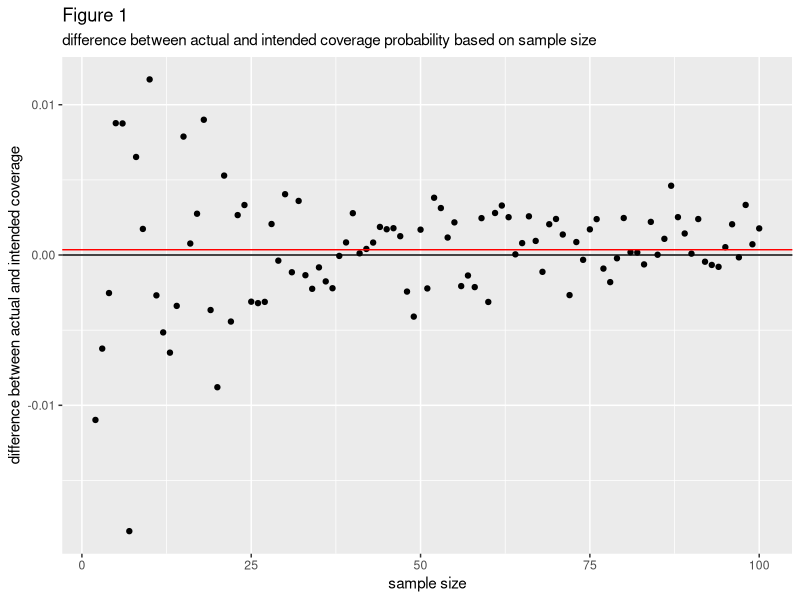
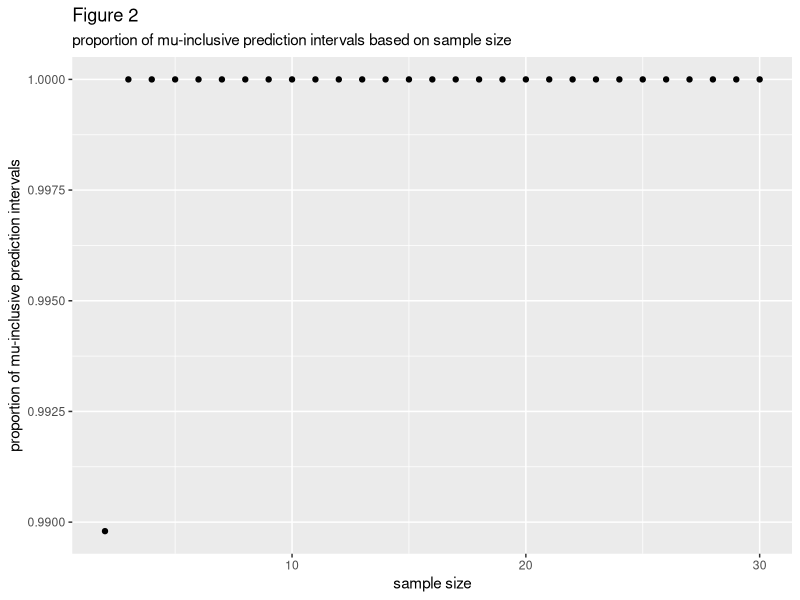
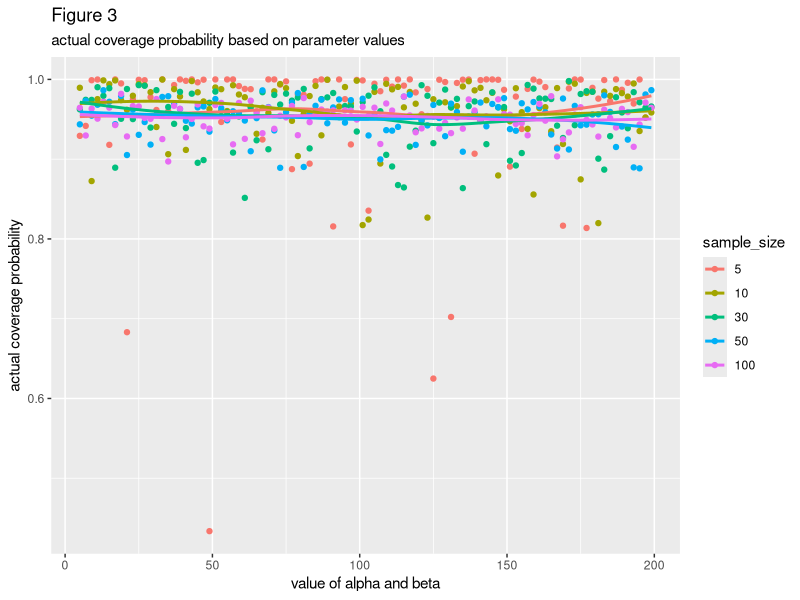

Write the R code that produced these figures, in order.
## ---- chunk 1
library(tidyverse)
## ---- chunk 2
PI <- function(data, coverage_prob){ 
  #Generates a normal prediction interval with an intended coverage probability of coverage_prob based on a vector of numeric data
  n <- length(data)
  lower_tscore <- qt((1-coverage_prob)/2, df = n - 1)
  upper_tscore <- qt(((1-coverage_prob)/2) + coverage_prob, df = n - 1)
  avg <- mean(data)
  stan_d <- sd(data)
  lower_bound <- avg + lower_tscore*stan_d * sqrt(1 + (1/n))
  upper_bound <- avg + upper_tscore*stan_d * sqrt(1 + (1/n))
  return(data.frame(PI_percentage = coverage_prob, lower = lower_bound, upper = upper_bound))
}
## ---- chunk 3

one_beta_simulation <- function(n, alpha, beta, pi_prop){
  #Assesses prediction accuracy and actual coverage probability of a normal prediction interval when used on a vector of numeric data of size n. The numeric data is generated from a beta distribution with parameters alpha and beta.
  
  cover_df <- PI(rbeta(n, alpha, beta), pi_prop)
  
  cover_prop <- pbeta(cover_df[1, "upper"], alpha, beta) - pbeta(cover_df[1, "lower"], alpha, beta) #this is the proportion of the data's parent distribution that is actually covered by the normal prediction interval generated for said data.
  
  mean_in_interval <- .5 >= cover_df[1, "lower"] & .5 <= cover_df[1,"upper"]
  param_df <- data.frame(cover = cover_prop, alpha = rep(alpha, nrow(cover_df)), beta = rep(beta, nrow(cover_df)), mean_in_interval = mean_in_interval)
  df <- cbind(cover_df, param_df)
  return(df)
}
## ---- chunk 4

beta_sims_n <- function(n){
  #Iterates over a vector of possible alpha = beta values and applies one_beta_simulation to each possible value of alpha/beta. All simulations use data of sample size n.
  df1 <- map(parameters,\(param) one_beta_simulation(n, param, param, pi) ) %>%
  list_rbind()
  df2 <- data.frame(n = rep(n, nrow(df1)))
  df <- cbind(df2, df1)
  return(df)
}
## ---- chunk 5
parameters <- seq(5, 200, by = 2)
n <- 2:100
pi <- .95

beta_df <- map(n, \(n) beta_sims_n(n)) %>%
  list_rbind()
## ---- chunk 6
rows <- sample(1:nrow(beta_df), 10)
map(rows, \(i) beta_df[i,]) %>%
  list_rbind()
## ---- chunk 7
n_means_df <- beta_df %>%
  mutate(diff = cover - PI_percentage) %>%
  group_by(n) %>%
  summarize(mean = mean(diff), mu_in_interval = sum(mean_in_interval)/n())
avg <- mean(n_means_df$mean)
ggplot(n_means_df, aes(x = n, y = mean)) + 
  geom_point() + 
  geom_hline(yintercept = 0, col = "black")  +
  geom_hline(yintercept = avg, col = "red")  +
  labs(
    x = "sample size",
    y = "difference between actual and intended coverage",
    title = "Figure 1",
    subtitle = "difference between actual and intended coverage probability based on sample size",
  )

## ---- chunk 8
n_means_df <- beta_df %>%
  mutate(diff = cover - PI_percentage) %>%
  group_by(n) %>%
  summarize(mean = mean(diff), mu_in_interval = sum(mean_in_interval)/n()) %>%
  filter(n %in% 1:30)

ggplot(n_means_df, aes(x = n, y = mu_in_interval)) + 
  geom_point()  +
  labs(
    x = "sample size",
    y = "proportion of mu-inclusive prediction intervals",
    title = "Figure 2",
    subtitle = "proportion of mu-inclusive prediction intervals based on sample size"
  )
  
## ---- chunk 9
ns_of_interest <- c(5, 10, 30, 50, 100, 500)
beta_df_2 <- filter(beta_df,n %in% ns_of_interest) %>%
  mutate(sample_size = as.factor(n))
ggplot(beta_df_2, aes(x = alpha, y = cover, color = sample_size)) +
  geom_point() +
  geom_smooth(aes(line = n ), se = FALSE) +
  labs(
    x = "value of alpha and beta",
    y = "actual coverage probability",
    title = "Figure 3",
    subtitle = "actual coverage probability based on parameter values"
  )
